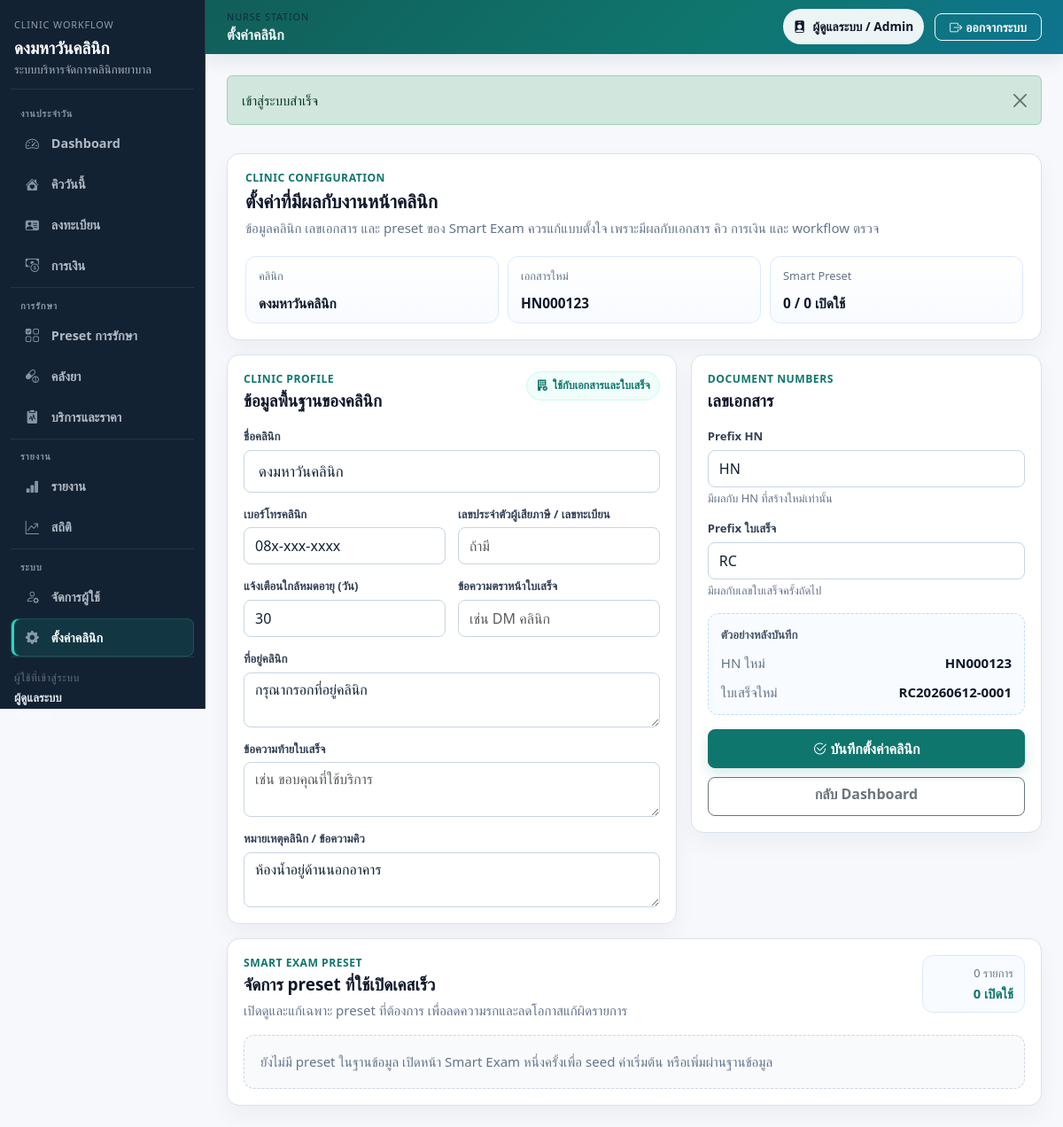
The app's page /index.php?page=settings (signed in) with its own data.
### tables this page shows
CREATE TABLE `system_settings` (
  `id` bigint unsigned NOT NULL AUTO_INCREMENT,
  `clinic_name` varchar(200) NOT NULL,
  `clinic_address` text DEFAULT NULL,
  `clinic_phone` varchar(50) DEFAULT NULL,
  `clinic_tax_id` varchar(50) DEFAULT NULL,
  `receipt_logo_text` varchar(80) DEFAULT NULL,
  `receipt_footer` text DEFAULT NULL,
  `receipt_prefix` varchar(20) NOT NULL DEFAULT 'RC',
  `hn_prefix` varchar(20) NOT NULL DEFAULT 'HN',
  `expiry_alert_days` int NOT NULL DEFAULT 30,
  `queue_note` varchar(255) DEFAULT NULL,
  `created_at` datetime DEFAULT CURRENT_TIMESTAMP,
  `updated_at` datetime DEFAULT CURRENT_TIMESTAMP ON UPDATE CURRENT_TIMESTAMP,
  PRIMARY KEY (`id`)
);

### app/Views/settings/index.php (the view, shortened to what the rows shown need)
<?php
$hnPreview = ($settings['hn_prefix'] ?? 'HN') . '000123';
$receiptPreview = ($settings['receipt_prefix'] ?? 'RC') . date('Ymd') . '-0001';
?>
<div class="settings-workstation">
    <section class="settings-command-strip">
        <div>
            <h2>ตั้งค่าที่มีผลกับงานหน้าคลินิก</h2>
        </div>
        <div class="settings-status-grid">
            <a href="#clinicSettings" class="settings-status-card">
                <span>คลินิก</span>
                <strong><?= e($settings['clinic_name'] ?? '-') ?></strong>
            </a>
            <a href="#documentSettings" class="settings-status-card">
                <span>เอกสารใหม่</span>
                <strong><?= e($hnPreview) ?></strong>
            </a>
        </div>
    </section>
    <form method="post" action="<?= e(route_url('settings-store')) ?>" class="settings-form-shell" id="clinicSettings">
        <section class="settings-panel settings-main-panel">
            <div class="settings-field-grid">
                <div class="settings-field settings-field-wide">
                    <label class="form-label">ชื่อคลินิก</label>
                    <input type="text" name="clinic_name" class="form-control form-control-lg" value="<?= e($settings['clinic_name'] ?? '') ?>" required>
                </div>
                <div class="settings-field">
                    <label class="form-label">เบอร์โทรคลินิก</label>
                    <input type="text" name="clinic_phone" class="form-control" value="<?= e($settings['clinic_phone'] ?? '') ?>" placeholder="08x-xxx-xxxx">
                </div>
                <div class="settings-field">
                    <label class="form-label">แจ้งเตือนใกล้หมดอายุ (วัน)</label>
                    <input type="number" name="expiry_alert_days" class="form-control" min="1" value="<?= e((string) ($settings['expiry_alert_days'] ?? 30)) ?>">
                </div>
                <div class="settings-field settings-field-wide">
                    <label class="form-label">ที่อยู่คลินิก</label>
                    <textarea name="clinic_address" class="form-control settings-textarea-sm" placeholder="ใช้แสดงบนใบเสร็จและเอกสาร"><?= e($settings['clinic_address'] ?? '') ?></textarea>
                </div>
                <div class="settings-field settings-field-wide">
                    <label class="form-label">หมายเหตุคลินิก / ข้อความคิว</label>
                    <textarea name="queue_note" class="form-control settings-textarea-xs" placeholder="เช่น ห้องน้ำอยู่ด้านนอกอาคาร"><?= e($settings['queue_note'] ?? '') ?></textarea>
                </div>
            </div>
        </section>
        <aside class="settings-panel settings-side-panel" id="documentSettings">
            <div class="settings-doc-grid">
                <div>
                    <label class="form-label">Prefix HN</label>
                    <input type="text" name="hn_prefix" class="form-control" maxlength="10" value="<?= e($settings['hn_prefix'] ?? 'HN') ?>">
                    <small>มีผลกับ HN ที่สร้างใหม่เท่านั้น</small>
                </div>
                <div>
                    <label class="form-label">Prefix ใบเสร็จ</label>
                    <input type="text" name="receipt_prefix" class="form-control" maxlength="10" value="<?= e($settings['receipt_prefix'] ?? 'RC') ?>">
                    <small>มีผลกับเลขใบเสร็จครั้งถัดไป</small>
                </div>
            </div>
            <div class="settings-preview-card">
                <div><span>HN ใหม่</span><strong><?= e($hnPreview) ?></strong></div>
                <div><span>ใบเสร็จใหม่</span><strong><?= e($receiptPreview) ?></strong></div>
            </div>
        </aside>
    </form>
</div>

### app/Views/layouts/app.php (shortened to what the rows shown need)
<?php
$clinicName = (string) system_setting('clinic_name', config('app.name'));
?>
<!doctype html>
<html lang="th">
<head>
    <link href="https://cdn.jsdelivr.net/npm/bootstrap@5.3.3/dist/css/bootstrap.min.css" rel="stylesheet">
    <link href="https://cdn.jsdelivr.net/npm/bootstrap-icons@1.11.3/font/bootstrap-icons.css" rel="stylesheet">
    <link href="<?= e(app_url('assets/css/app.css')) ?>" rel="stylesheet">
</head>
<body>
<div class="app-shell">
    <aside class="app-sidebar sidebar">
        <div class="sidebar-inner">
            <div class="sidebar-brand text-white">
                <div class="sidebar-kicker">Clinic Workflow</div>
                <h4 class="mb-1"><?= e($clinicName) ?></h4>
                <div class="sidebar-subtitle">ระบบบริหารจัดการคลินิกพยาบาล</div>
            </div>
        </div>
    </aside>
    <main class="app-main-shell">
        <div class="app-content px-3 px-lg-4 py-4">
            <?= $content ?>
        </div>
    </main>
</div>
</body>
</html>

### records on screen
system_settings: clinic_name "ดงมหาวันคลินิก", hn_prefix "HN000123", clinic_phone "08x-xxx-xxxx", expiry_alert_days "30", clinic_address "กรุณากรอกที่อยู่คลินิก", queue_note "ห้องน้ำอยู่ด้านนอกอาคาร", hn_prefix "HN", receipt_prefix "RC"

### other values on screen
$navGroup['label'] "งานประจำวัน"
$navItem['label'] "Dashboard"
$navItem['label'] "คิววันนี้"
$navItem['label'] "ลงทะเบียน"
$navItem['label'] "การเงิน"
$navGroup['label'] "การรักษา"
$navItem['label'] "Preset การรักษา"
$navItem['label'] "คลังยา"
$navItem['label'] "บริการและราคา"
$navGroup['label'] "รายงาน"
$navItem['label'] "รายงาน"
$navItem['label'] "สถิติ"
$navGroup['label'] "ระบบ"
$navItem['label'] "จัดการผู้ใช้"
$navItem['label'] "ตั้งค่าคลินิก"
